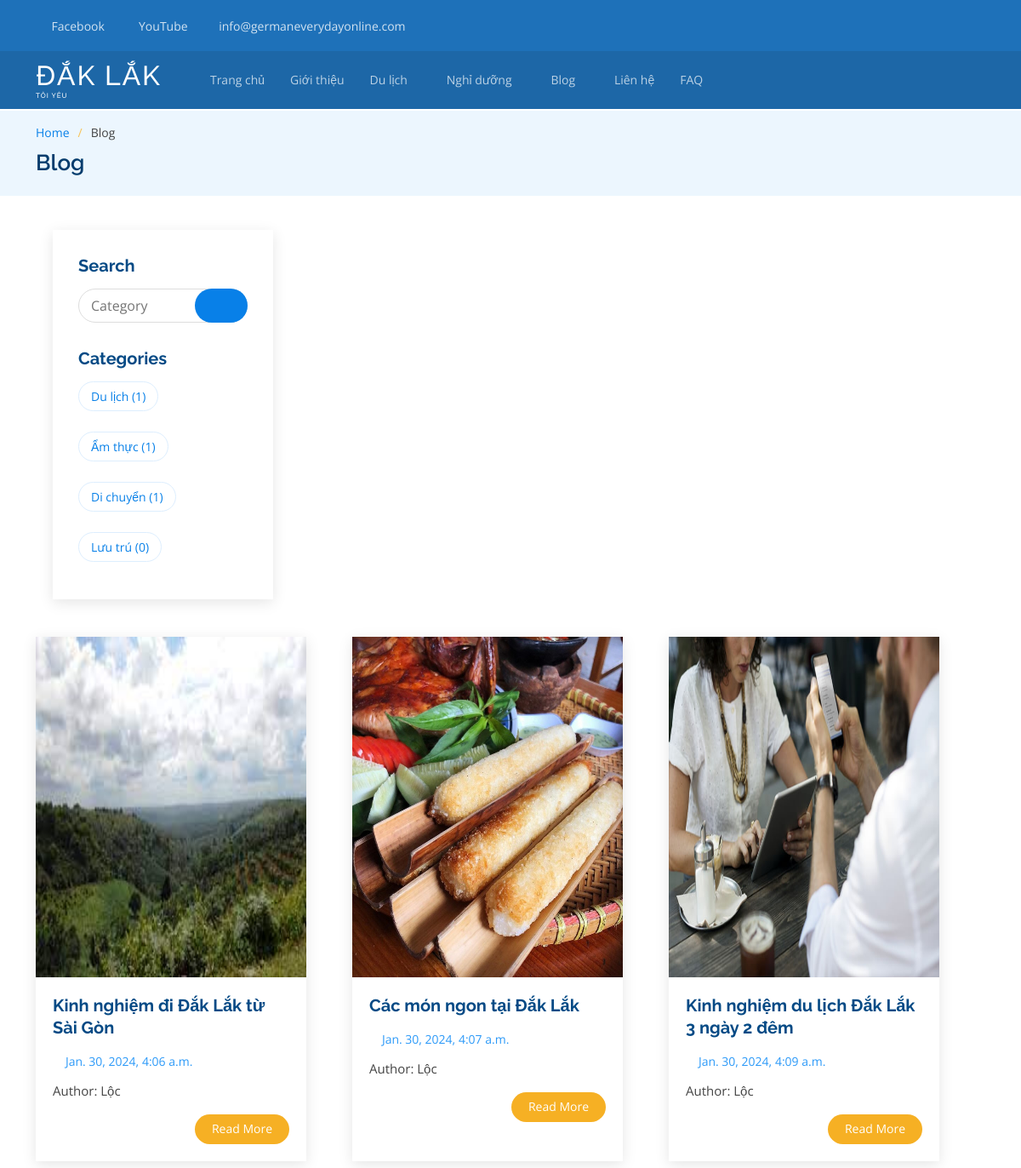
/travel/blog, run on the app's committed database.
### travel/models.py (models this page shows)
class BlogCategory(models.Model):
    categoryId = models.AutoField(primary_key=True)
    categoryName = models.CharField(max_length=45, null=True, default=None)
    categoryCount = models.IntegerField(null=True, default=None)
    class Meta:
        db_table = "blog_category_seq"

class Blog(models.Model):
    blogId = models.AutoField(primary_key=True)
    blogTitle = models.CharField(max_length=45, null=True, default=None)
    blogDate = models.DateTimeField()
    blogAuthor = models.CharField(max_length=45, null=True, default=None)
    blogContent = models.TextField(null=True, default=None)
    blogImage = models.ImageField(upload_to='images/', null=True, blank=True)
    category = models.ForeignKey(BlogCategory, on_delete=models.CASCADE)
    user = models.ForeignKey(User, on_delete=models.CASCADE)
    class Meta:
        db_table = "blog_seq"

### travel/views.py (the view)
# urls.py: path("blog", BlogListView.as_view(), name="blog"),
class BlogListView(ListView):
    template_name = 'blog_list.html'
    context_object_name = 'blogs'
    def get_queryset(self):
        return Blog.objects.all()
    def get_context_data(self, **kwargs):
        context = super().get_context_data(**kwargs)
        context['categories'] = BlogCategory.objects.all()
        return context

### travel/templates/blog_list.html (shortened to what this page needs)
<!DOCTYPE html>
<html lang="en" xmlns="http://www.w3.org/1999/xhtml">
    {% load static %}
<head>
<link rel="stylesheet"
	href="https://cdnjs.cloudflare.com/ajax/libs/font-awesome/4.7.0/css/font-awesome.min.css">
<link href="{% static 'assets/vendor/bootstrap/css/bootstrap.min.css' %}" rel="stylesheet">
    <link href="{% static 'assets/vendor/bootstrap-icons/bootstrap-icons.css' %}" rel="stylesheet">
    <link href="{% static 'assets/vendor/aos/aos.css' %}" rel="stylesheet">
    <link href="{% static 'assets/vendor/glightbox/css/glightbox.min.css' %}" rel="stylesheet">
    <link href="{% static 'assets/vendor/swiper/swiper-bundle.min.css' %}" rel="stylesheet">
    <link href="{% static 'assets/vendor/icofont/icofont.min.css' %}" rel="stylesheet">
    <link href="{% static 'assets/vendor/boxicons/css/boxicons.min.css' %}" rel="stylesheet">
    <link href="{% static 'assets/vendor/animate.css/animate.min.css' %}" rel="stylesheet">
    <link href="{% static 'assets/vendor/remixicon/remixicon.css' %}" rel="stylesheet">
    <link href="{% static 'assets/vendor/ionicons/css/ionicons.min.css' %}" rel="stylesheet">
    <link href="{% static 'assets/vendor/owl.carousel/assets/owl.carousel.min.css' %}" rel="stylesheet">
    <link href="{% static 'assets/vendor/venobox/venobox.css' %}" rel="stylesheet">
    <link href="{% static 'assets/vendor/aos/aos.css' %}" rel="stylesheet">
<link href="{% static 'assets/css/style2.css' %}" rel="stylesheet">
</head>
<body>
	<div id="topbar"
		class="d-none d-lg-flex align-items-center fixed-top topbar-inner-pages ">
		<div class="container d-flex align-items-center">
			<div class="contact-info mr-auto">
				<ul>
					<li><i class="icofont-facebook"></i> <a
						href="">Facebook
					</a></li>
					<li><i class="icofont-youtube"></i> <a
						href="">YouTube
					</a></li>
					<li><i class="icofont-envelope"></i><a
						href="">info@germaneverydayonline.com</a></li>
				</ul>
			</div>
		</div>
	</div>
	<header id="header" class="fixed-top header-inner-pages">
		<div class="container d-flex align-items-center">
			<div class="logo mr-auto">
				<a href="/index?course_lang=" class="scrollto">
					<h1>ĐẮK LẮK</h1>
					<h6>Tôi Yêu</h6>
				</a>
			</div>
			<nav class="nav-menu d-none d-lg-block">
				<ul>
					<li><a href="/index#about"></a></li>
					<li><a href="{% url 'travel:index' %}">Trang chủ</a></li>
					<li><a href="{% url 'travel:index' %}">Giới thiệu</a></li>
					<li class="drop-down"><a href="">Du lịch</a>
						</li>
					<li class="drop-down"><a href="/index#pricing">Nghỉ dưỡng</a>
						</li>
					<li	class="drop-down"><a href="#">Blog</a>
					</li>
					<li><a href="">Liên hệ</a></li>
					<li><a href="">FAQ</a></li>
				</ul>
			</nav>
		</div>
	</header>
	<div>
		<main id="main">
      <section id="breadcrumbs" class="breadcrumbs">
        <div class="container">
          <ol>
            <li><a href="">Home</a></li>
            <li>Blog</li>
          </ol>
          <h2>Blog</h2>
        </div>
      </section>
      <section id="blog" class="blog">
        <div class="container">
        <div class="col-lg-3 blog pt-0">
                <div class="sidebar mr-0 ml-0 mb-1">
                  <h3 class="sidebar-title">Search</h3>
                  <div class="sidebar-item search-form">
                    <form>
                        <input type="text" name="search" placeholder="Category">
                        <button type="submit"><i class="icofont-search"></i></button>
                    </form>
                  </div>
                  <h3 class="sidebar-title">Categories</h3>
                  <div class="sidebar-item tags">
                    {% for category in categories %}
                       <ul>
                          <li style="display: inline-block;">
                              <a href="/blog?search=Deutscher Stammtisch&amp;lang=vi"
                              style="display:block; text-align:center;">{{category.categoryName}} ({{category.categoryCount}})</a>
                          </li>
                        </ul>
                    {% endfor %}
    </div>
                </div>
            </div>
          <div class="row">
             {% for blog in blogs %}
              <div class="col-lg-4  col-md-6 d-flex align-items-stretch active" style="width: 30%; margin-right: 30px;">
                <article class="entry">
                  <div class="entry-img">
                    <a href="{% url 'travel:detail' pk=blog.blogId %}">
                        <img src="{% static 'assets/' %}{{ blog.blogImage }}" style="height: 400px;" class="img-fluid"/>
                    </a>
                  </div>
                  <h2 class="entry-title">
                    <a href="{% url 'travel:detail' pk=blog.blogId %}">{{blog.blogTitle}}</a>
                  </h2>
                  <div class="entry-meta">
                    <ul>
                      <li class="d-flex align-items-center"><i class="icofont-wall-clock"></i> <a href="{% url 'travel:detail' pk=blog.blogId %}"><time>{{blog.blogDate}}</time></a></li>
                    </ul>
                  </div>
                  <div class="entry-content">
                    <p>Author: {{blog.blogAuthor}}</p>
                    <div class="read-more">
                      <a href="{% url 'travel:detail' pk=blog.blogId %}">Read More</a>
                    </div>
                  </div>
                </article>
              </div>
              {% endfor%}
          </div>
        </div>
      </section>
            </div>
</body>
</html>

### travel/templates/blog_list.html (style rules this page uses)
@media (min-width: 992px) { .col-lg-3 { max-width: 100%; } }

### data on the page
BlogCategory: categoryName "Du lịch", categoryCount "1"
BlogCategory: categoryName "Ẩm thực", categoryCount "1"
BlogCategory: categoryName "Di chuyển", categoryCount "1"
BlogCategory: categoryName "Lưu trú", categoryCount "0"
Blog: blogImage (picture), blogTitle "Kinh nghiệm đi Đắk Lắk từ Sài Gòn", blogDate "Jan. 30, 2024, 4:06 a.m.", blogAuthor "Lộc"
Blog: blogImage (picture), blogTitle "Các món ngon tại Đắk Lắk", blogDate "Jan. 30, 2024, 4:07 a.m.", blogAuthor "Lộc"
Blog: blogImage (picture), blogTitle "Kinh nghiệm du lịch Đắk Lắk 3 ngày 2 đêm", blogDate "Jan. 30, 2024, 4:09 a.m.", blogAuthor "Lộc"
